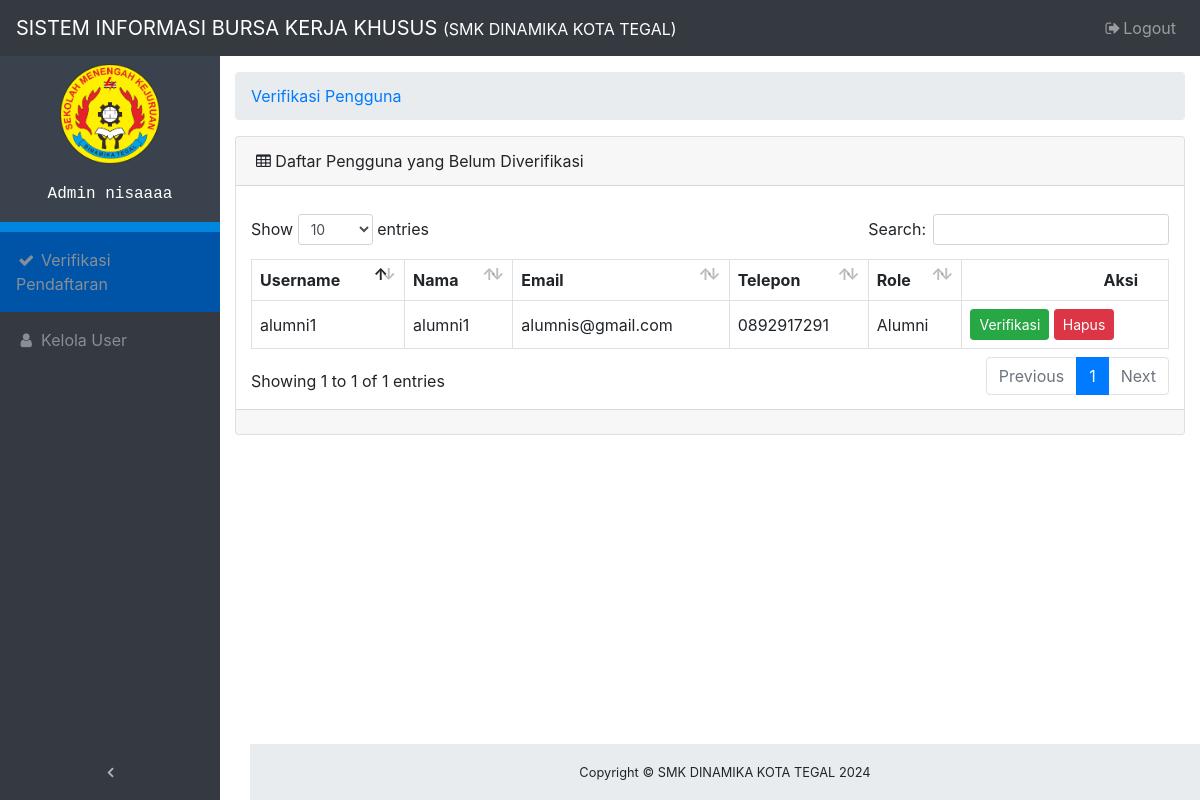
Page /admin/regis (signed in) on the committed database.
### tables this page shows
CREATE TABLE `user` (
  `id` int(11) NOT NULL,
  `nisn` int(11) NOT NULL,
  `nama` varchar(255) NOT NULL,
  `email` varchar(255) DEFAULT NULL,
  `telpon` varchar(255) DEFAULT NULL,
  `role` varchar(255) NOT NULL,
  `username` varchar(255) NOT NULL,
  `password` varchar(255) NOT NULL,
  `status` enum('Pending','Verified') DEFAULT 'Pending'
);

### admin/regis.php (the view, shortened to what this page needs)
<?php
require_once("database.php");
$nama_user = isset($_SESSION["nama"]) ? $_SESSION["nama"] : '';
$role_user = isset($_SESSION["role"]) ? $_SESSION["role"] : '';
$sql = "SELECT id, username, nama, email, telpon, role FROM user WHERE status = 'Pending'";
$stmt = $db->prepare($sql);
$stmt->execute();
$users = $stmt->fetchAll(PDO::FETCH_ASSOC);
?>
<!DOCTYPE html>
<html lang="en">
<head>
    <link href="vendor/bootstrap/css/bootstrap.css" rel="stylesheet">
    <link href="vendor/font-awesome/css/font-awesome.min.css" rel="stylesheet" type="text/css">
    <link href="vendor/datatables/dataTables.bootstrap4.css" rel="stylesheet">
    <link href="css/admin.css" rel="stylesheet">
</head>
<body class="fixed-nav sticky-footer" id="page-top">
    <nav class="navbar navbar-expand-lg navbar-dark bg-dark fixed-top" id="mainNav">
        <a class="navbar-brand" href="regis">SISTEM INFORMASI BURSA KERJA KHUSUS <small>(SMK DINAMIKA KOTA TEGAL)</small></a>
        <div class="collapse navbar-collapse" id="navbarResponsive">
            <ul class="navbar-nav navbar-sidenav sidebar-menu" id="exampleAccordion">
                <li class="sidebar-profile nav-item" data-toggle="tooltip" data-placement="right" title="Admin">
                    <div class="profile-main">
                        <p class="image">
                            <img alt="image" src="images/logo_dinamika.png" width="100">
                        </p>
                        <p>
                            <span class="user" style="font-family: monospace;"><?php echo htmlspecialchars($role_user); ?>&nbsp;<?php echo htmlspecialchars($nama_user); ?></span>
                        </p>
                    </div>
                </li>
                <?php if ($role_user == 'Admin'): ?>
                <li class="nav-item" data-toggle="tooltip" data-placement="right" title="Verifikasi Pendaftaran" style="background-color: #0054a8;">
                    <a class="nav-link" href="regis">
                        <i class="fa fa-fw fa-check"></i>
                        <span class="nav-link-text">Verifikasi Pendaftaran</span>
                    </a>
                </li>
                <li class="nav-item" data-toggle="tooltip" data-placement="right" title="Kelola User">
                    <a class="nav-link" href="user">
                        <i class="fa fa-fw fa-user"></i>
                        <span class="nav-link-text">Kelola User</span>
                    </a>
                </li>
                <?php endif; ?>
            </ul>
            <ul class="navbar-nav sidenav-toggler">
                <li class="nav-item">
                    <a class="nav-link text-center" id="sidenavToggler">
                        <i class="fa fa-fw fa-angle-left"></i>
                    </a>
                </li>
            </ul>
            <ul class="navbar-nav ml-auto">
                <li class="nav-item">
                    <a class="nav-link" data-toggle="modal" data-target="#exampleModal">
                        <i class="fa fa-fw fa-sign-out"></i>Logout
                    </a>
                </li>
            </ul>
        </div>
    </nav>
    <div class="content-wrapper">
        <div class="container-fluid">
            <ol class="breadcrumb">
                <li class="breadcrumb-item">
                    <a href="#">Verifikasi Pengguna</a>
                </li>
            </ol>
            <div class="card mb-3">
                <div class="card-header">
                    <i class="fa fa-table"></i> Daftar Pengguna yang Belum Diverifikasi
                </div>
                <div class="card-body">
                    <div class="table-responsive">
                        <table class="table table-bordered" id="dataTable" width="100%" cellspacing="0">
                            <thead>
                                <tr>
                                    <th>Username</th>
                                    <th>Nama</th>
                                    <th>Email</th>
                                    <th>Telepon</th>
                                    <th>Role</th>
                                    <th class="th-no-border sorting_asc_disabled sorting_desc_disabled" style="text-align:right">Aksi</th>
                                </tr>
                            </thead>
                            <tbody>
                                <?php foreach ($users as $user): ?>
                                <tr>
                                    <td><?php echo htmlspecialchars($user['username']); ?></td>
                                    <td><?php echo htmlspecialchars($user['nama']); ?></td>
                                    <td><?php echo htmlspecialchars($user['email']); ?></td>
                                    <td><?php echo htmlspecialchars($user['telpon']); ?></td>
                                    <td><?php echo htmlspecialchars($user['role']); ?></td>
                                    <td class="td-no-border">
                                        <a href="?verify_id=<?php echo $user['id']; ?>" class="btn btn-success btn-sm">Verifikasi</a>
                                        <a href="?delete_id=<?php echo $user['id']; ?>" class="btn btn-danger btn-sm" onclick="return confirm('Anda yakin ingin menghapus pengguna ini?');">Hapus</a>
                                    </td>
                                </tr>
                                <?php endforeach; ?>
                            </tbody>
                        </table>
                    </div>
                </div>
                <div class="card-footer small text-muted"></div>
            </div>
        </div>
        <footer class="sticky-footer">
            <div class="container">
                <div class="text-center">
                    <small>Copyright © SMK DINAMIKA KOTA TEGAL 2024</small>
                </div>
            </div>
        </footer>
    </div>
</body>
</html>

### admin/css/admin.css (style rules this page uses)
html { position: relative; min-height: 100%; }
body { overflow-x: hidden; }
body.sticky-footer { margin-bottom: 56px; }
body.sticky-footer .content-wrapper { min-height: calc(100vh - 56px - 56px); }
body.fixed-nav { padding-top: 56px; }
.content-wrapper { min-height: calc(100vh - 56px); padding-top: 1rem; }
#mainNav .navbar-collapse { overflow: auto; max-height: 75vh; }
#mainNav .navbar-collapse .navbar-nav .nav-item .nav-link { cursor: pointer; }
#mainNav .navbar-collapse .sidenav-toggler { display: none; }
@media (min-width: 992px) { #mainNav .navbar-brand { width: 250px; } }
@media (min-width: 992px) { #mainNav .navbar-collapse { overflow: visible; max-height: none; } }
@media (min-width: 992px) { #mainNav .navbar-collapse .navbar-sidenav { position: absolute; top: 0; left: 0; -webkit-flex-direction: column; -ms-flex-direction: column; flex-direction: column; margin-top: 56px; } }
@media (min-width: 992px) { #mainNav .navbar-collapse .navbar-sidenav > .nav-item { width: 220px; padding: 0; } }
@media (min-width: 992px) { #mainNav .navbar-collapse .navbar-sidenav > .nav-item > .nav-link { padding: 1em; } }
#mainNav.fixed-top .sidenav-toggler { display: none; }
@media (min-width: 992px) { #mainNav.fixed-top .navbar-sidenav { height: calc(110vh - 112px); } }
@media (min-width: 992px) { #mainNav.fixed-top .sidenav-toggler { position: absolute; top: 0; left: 0; display: flex; -webkit-flex-direction: column; -ms-flex-direction: column; flex-direction: column; margin-top: calc(100vh - 56px); } }
@media (min-width: 992px) { #mainNav.fixed-top .sidenav-toggler > .nav-item { width: 220px; padding: 0; } }
@media (min-width: 992px) { #mainNav.fixed-top .sidenav-toggler > .nav-item > .nav-link { padding: 1em; } }
#mainNav.fixed-top.navbar-dark .sidenav-toggler a i { color: #adb5bd; }
.content-wrapper { overflow-x: hidden; background: white; }
@media (min-width: 992px) { .content-wrapper { margin-left: 220px; } }
#sidenavToggler i { font-weight: 800; }
#mainNav.navbar-dark .navbar-collapse .navbar-sidenav > .nav-item > .nav-link { color: #868e96; }
@media (min-width: 992px) { #mainNav.navbar-dark .navbar-collapse .navbar-sidenav { background: #343a40; } }
footer.sticky-footer { position: absolute; right: 0; bottom: 0; width: 100%; height: 56px; background-color: #e9ecef; line-height: 55px; }
@media (min-width: 992px) { footer.sticky-footer { width: calc(100% - 250px); } }
ul.sidebar-menu li.sidebar-profile { background-color: #3A434D; padding: 10px; color: #fff; text-align: center; border-bottom: 10px solid #0086df; }
ul.sidebar-menu li.sidebar-profile .image img { border-radius: 0%; }
ul.sidebar-menu li.sidebar-profile .profile-main { margin-top: 8px; }
table th.th-no-border { border: none; }

### rows in the picture
user: username "alumni1", nama "alumni1", email "alumnis@gmail.com", telpon "0892917291", role "Alumni"

### other values in the picture
$role_user "Admin"
$nama_user "nisaaaa"
